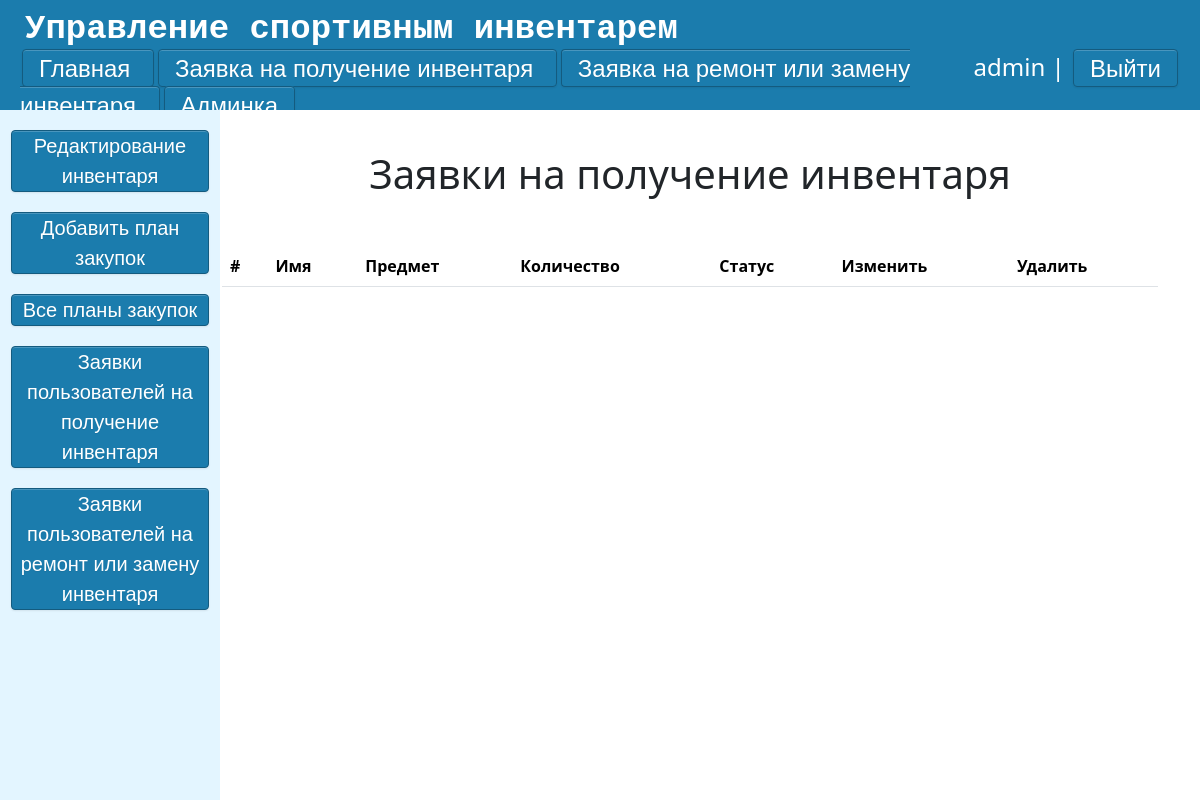
The app's page /console/request-for-receipt-inventory/ (signed in), older data.
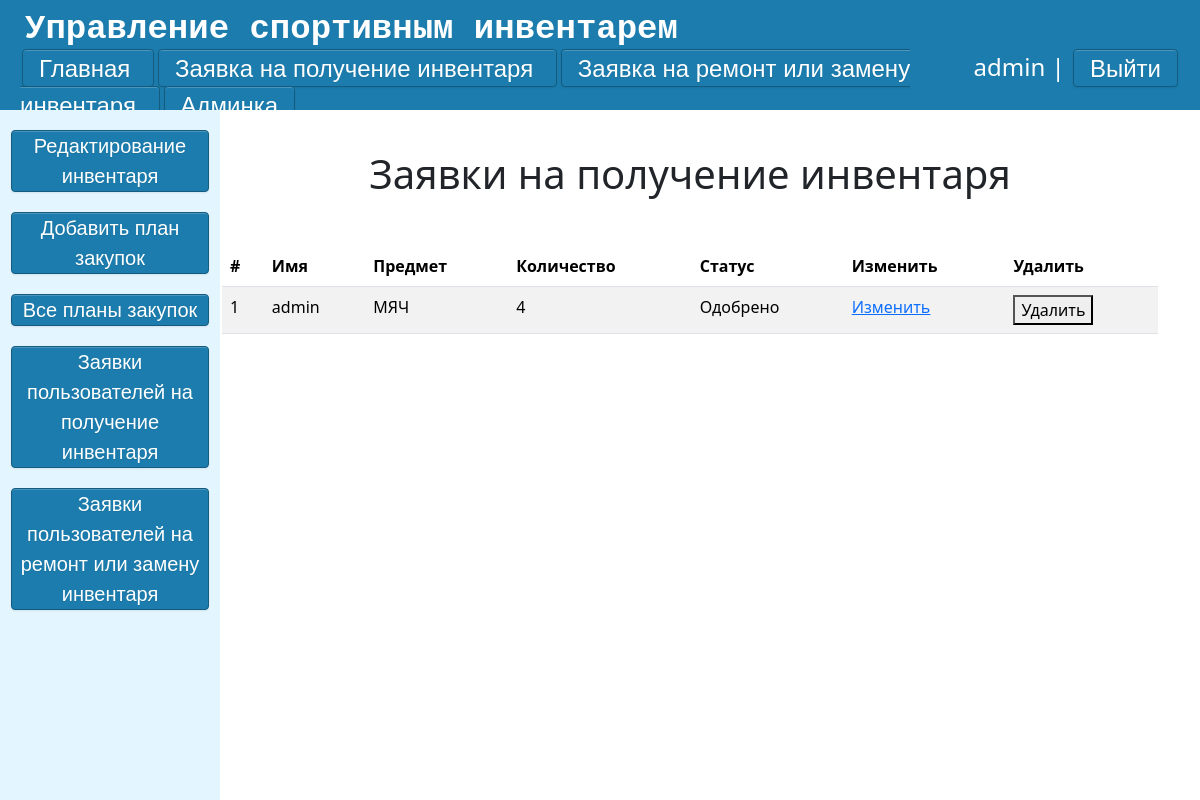
The same page, newer data.
### main/models.py (models this page shows, shortened)
class Applications_get(models.Model):
    state = {'На рассмотрении': 'На рассмотрении', 'Одобрено': 'Одобрено', 'Отказано': 'Отказано'}
    username = models.CharField('Имя',max_length=100,editable=False)
    Request = models.ForeignKey('Goods' ,on_delete=models.PROTECT,null=True,verbose_name='Предмет')
    Request_count = models.PositiveIntegerField('Количество',default=0,validators=[MinValueValidator(1)])
    Status = models.CharField('Статус заявки',default='На рассмотрении', choices=state,max_length=100)
    class Meta:
        verbose_name = "Заявка на получение"
        verbose_name_plural  = "Заявки на получение"
    def get_absolute_url(self):
        return reverse("Update_application_get", kwargs={"post_id": self.id})
    def get_absolute_url_del(self):
        return reverse("Delete_application_get", kwargs={"post_id": self.id})

class Goods(models.Model):
    CONDITION_CHOICES = [
        ('новый', 'новый'),
        ('использованный', 'использованный'),
        ('сломанный', 'сломанный'),
    ]
    goods = models.CharField('Название', max_length=30)
    count = models.IntegerField('Количество', default=1)
    rented_count = models.IntegerField('Взято', default=0)
    condition = models.CharField('Состояние', max_length=20, choices=CONDITION_CHOICES)
    description = models.TextField('Описание', blank=True, null=True)
    created_at = models.DateTimeField('Добавлено', default=timezone.now)
    updated_at = models.DateTimeField('Обновлено', auto_now=True)
    class Meta:
        verbose_name = "Инвентарь"
        verbose_name_plural = "Инвентарь"
    def __str__(self):
        return self.goods

### main/views.py (the view)
# urls.py: path('console/request-for-receipt-inventory/', views.Request_for_receipt_inventory, name="Request_for_receipt_inventory"),
def Request_for_receipt_inventory(request):
    if request.user.is_superuser:
        a = list(Applications_get.objects.all())
        return render(request, 'admin/request_for_receipt.html', {'a': a})
    else:
        return render(request, 'admin/Error.html')

### main/templates/admin/request_for_receipt.html (shortened to what this page needs)
{% extends 'admin/admin-layout.html' %}
{% block script %}
    <link rel="stylesheet" href="https://cdn.jsdelivr.net/npm/flatpickr/dist/flatpickr.min.css">
{% endblock %}
{% block content %}
    <div class="admin-form-edit-inventory">
        <h1>Заявки на получение инвентаря</h1>
        <div class="container mt-5">
                    <table  class="table table-striped">
                      <thead>
                        <tr>
                            <th>#</th>
                            <th>Имя</th>
                            <th>Предмет</th>
                            <th>Количество</th>
                            <th>Статус</th>
                            <th>Изменить</th>
                            <th>Удалить</th>
                        </tr>
                      </thead>
                      <tbody>
                      {% for el in a %}
                        <tr>
                            <td> {{ forloop.counter }}</td>
                            <td> {{el.username}}</td>
                            <td> {{el.Request}}</td>
                            <td> {{el.Request_count}}</td>
                            <td> {{el.Status}}</td>
                            <td><a class="btn_r" href="{{el.get_absolute_url}}">Изменить</a></td>
                            <td><button class="btn_r" href="{{el.get_absolute_url_del }}" onclick="confirm_delete();">Удалить</button></td>
                        </tr>
                        {% endfor %}
                    </table>
        </div>
    </div>
{% endblock %}

Row changes from the older to the newer data that the page shows:
added Applications_get: username "admin", Request "МЯЧ", Request_count "4", Status "Одобрено"
